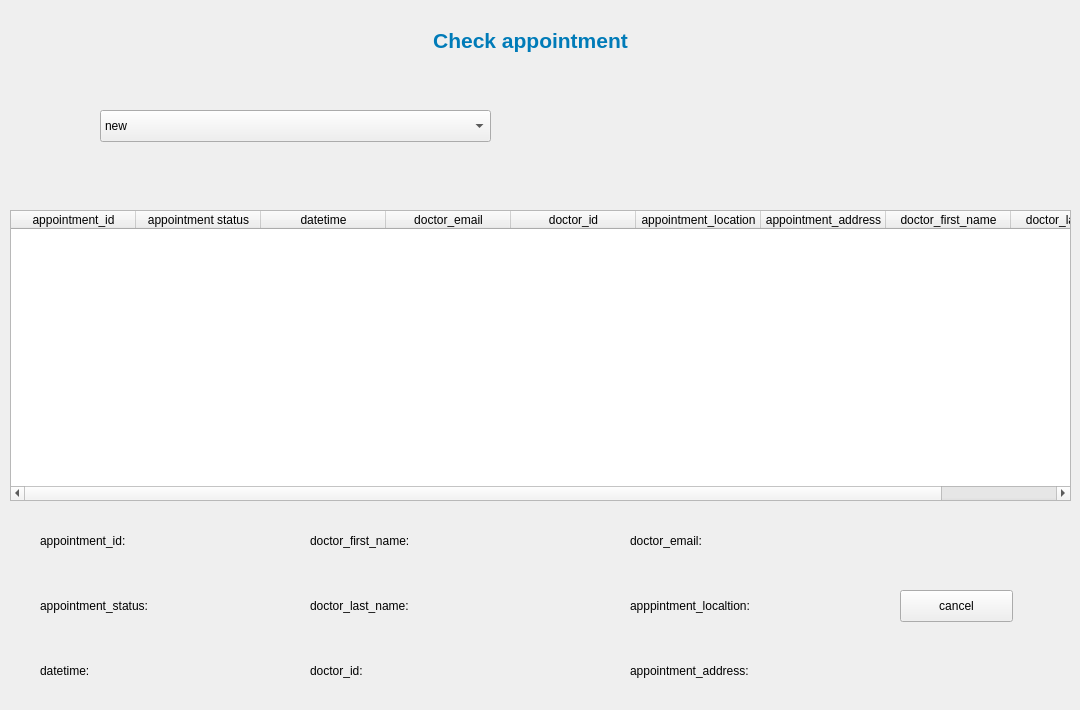
    <widget class="QWidget" name="page_3">
     <widget class="QLabel" name="datetime_label_2">
      <property name="geometry">
       <rect>
        <x>40</x>
        <y>650</y>
        <width>261</width>
        <height>41</height>
       </rect>
      </property>
      <property name="text">
       <string>datetime:</string>
      </property>
      <property name="wordWrap">
       <bool>true</bool>
      </property>
     </widget>
     <widget class="QTableWidget" name="check_appointment_widget">
      <property name="geometry">
       <rect>
        <x>10</x>
        <y>210</y>
        <width>1061</width>
        <height>291</height>
       </rect>
      </property>
      <property name="sizeAdjustPolicy">
       <enum>QAbstractScrollArea::AdjustToContents</enum>
      </property>
      <attribute name="horizontalHeaderDefaultSectionSize">
       <number>125</number>
      </attribute>
      <attribute name="horizontalHeaderStretchLastSection">
       <bool>true</bool>
      </attribute>
      <column>
       <property name="text">
        <string>appointment_id</string>
       </property>
      </column>
      <column>
       <property name="text">
        <string>appointment status</string>
       </property>
      </column>
      <column>
       <property name="text">
        <string>datetime</string>
       </property>
      </column>
      <column>
       <property name="text">
        <string>doctor_email</string>
       </property>
      </column>
      <column>
       <property name="text">
        <string>doctor_id</string>
       </property>
      </column>
      <column>
       <property name="text">
        <string>appointment_location</string>
       </property>
      </column>
      <column>
       <property name="text">
        <string>appointment_address</string>
       </property>
      </column>
      <column>
       <property name="text">
        <string>doctor_first_name</string>
       </property>
      </column>
      <column>
       <property name="text">
        <string>doctor_last_name</string>
       </property>
      </column>
     </widget>
     <widget class="QLabel" name="appointment_id_label">
      <property name="geometry">
       <rect>
        <x>40</x>
        <y>510</y>
        <width>261</width>
        <height>61</height>
       </rect>
      </property>
      <property name="text">
       <string>appointment_id:</string>
      </property>
      <property name="wordWrap">
       <bool>true</bool>
      </property>
     </widget>
     <widget class="QLabel" name="appointment_status_label">
      <property name="geometry">
       <rect>
        <x>40</x>
        <y>580</y>
        <width>261</width>
        <height>51</height>
       </rect>
      </property>
      <property name="text">
       <string>appointment_status:</string>
      </property>
      <property name="wordWrap">
       <bool>true</bool>
      </property>
     </widget>
     <widget class="QPushButton" name="delete_appointment_button">
      <property name="geometry">
       <rect>
        <x>900</x>
        <y>590</y>
        <width>113</width>
        <height>32</height>
       </rect>
      </property>
      <property name="text">
       <string>cancel</string>
      </property>
     </widget>
     <widget class="QLabel" name="doctor_email_label">
      <property name="geometry">
       <rect>
        <x>630</x>
        <y>510</y>
        <width>261</width>
        <height>61</height>
       </rect>
      </property>
      <property name="text">
       <string>doctor_email:</string>
      </property>
      <property name="wordWrap">
       <bool>true</bool>
      </property>
     </widget>
     <widget class="QLabel" name="label_17">
      <property name="geometry">
       <rect>
        <x>150</x>
        <y>10</y>
        <width>761</width>
        <height>61</height>
       </rect>
      </property>
      <property name="text">
       <string>&lt;html&gt;&lt;head/&gt;&lt;body&gt;&lt;p align=&quot;center&quot;&gt;&lt;span style=&quot; font-size:16pt; font-weight:600; color:#007bb8;&quot;&gt;Check appointment&lt;/span&gt;&lt;/p&gt;&lt;/body&gt;&lt;/html&gt;</string>
      </property>
      <property name="wordWrap">
       <bool>true</bool>
      </property>
     </widget>
     <widget class="QLabel" name="doctor_id">
      <property name="geometry">
       <rect>
        <x>310</x>
        <y>650</y>
        <width>311</width>
        <height>41</height>
       </rect>
      </property>
      <property name="text">
       <string>doctor_id:</string>
      </property>
      <property name="wordWrap">
       <bool>true</bool>
      </property>
     </widget>
     <widget class="QComboBox" name="appointment_comboBox">
      <property name="geometry">
       <rect>
        <x>100</x>
        <y>110</y>
        <width>391</width>
        <height>32</height>
       </rect>
      </property>
      <item>
       <property name="text">
        <string>new</string>
       </property>
      </item>
      <item>
       <property name="text">
        <string>past</string>
       </property>
      </item>
     </widget>
     <widget class="QLabel" name="appointment_location">
      <property name="geometry">
       <rect>
        <x>630</x>
        <y>580</y>
        <width>261</width>
        <height>51</height>
       </rect>
      </property>
      <property name="text">
       <string>apppintment_localtion:</string>
      </property>
      <property name="wordWrap">
       <bool>true</bool>
      </property>
     </widget>
     <widget class="QLabel" name="appointment_address">
      <property name="geometry">
       <rect>
        <x>630</x>
        <y>640</y>
        <width>261</width>
        <height>61</height>
       </rect>
      </property>
      <property name="text">
       <string>appointment_address:</string>
      </property>
      <property name="wordWrap">
       <bool>true</bool>
      </property>
     </widget>
     <widget class="QLabel" name="doctor_name_label">
      <property name="geometry">
       <rect>
        <x>310</x>
        <y>510</y>
        <width>311</width>
        <height>61</height>
       </rect>
      </property>
      <property name="text">
       <string>doctor_first_name:</string>
      </property>
      <property name="wordWrap">
       <bool>true</bool>
      </property>
     </widget>
     <widget class="QLabel" name="doctor_last_name_label">
      <property name="geometry">
       <rect>
        <x>310</x>
        <y>590</y>
        <width>311</width>
        <height>31</height>
       </rect>
      </property>
      <property name="text">
       <string>doctor_last_name:</string>
      </property>
      <property name="wordWrap">
       <bool>true</bool>
      </property>
     </widget>
    </widget>
